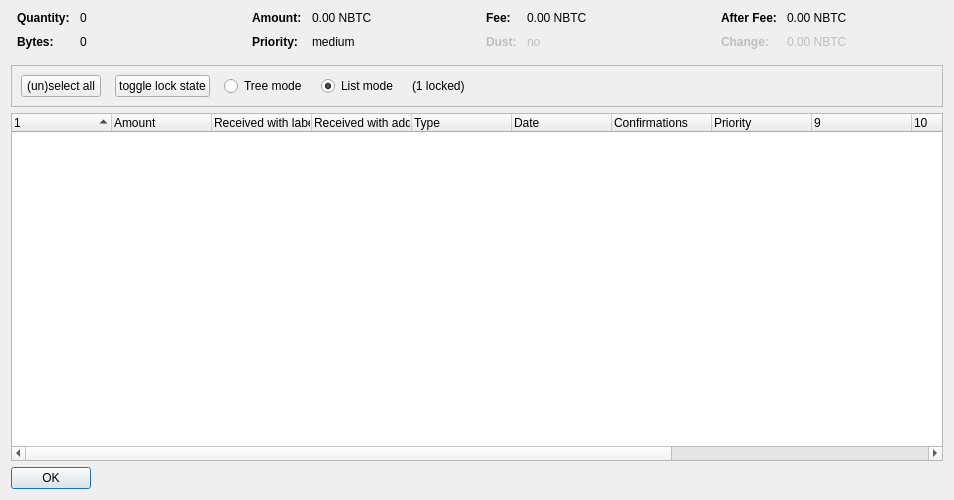
<?xml version="1.0" encoding="UTF-8"?>
<ui version="4.0">
 <class>CoinControlDialog</class>
 <widget class="QDialog" name="CoinControlDialog">
  <property name="geometry">
   <rect>
    <x>0</x>
    <y>0</y>
    <width>954</width>
    <height>500</height>
   </rect>
  </property>
  <property name="windowTitle">
   <string>Coin Selection</string>
  </property>
  <layout class="QVBoxLayout" name="verticalLayout">
   <item>
    <layout class="QHBoxLayout" name="horizontalLayoutTop" stretch="0,0,0,0">
     <property name="topMargin">
      <number>0</number>
     </property>
     <property name="bottomMargin">
      <number>10</number>
     </property>
     <item>
      <layout class="QFormLayout" name="formLayoutCoinControl1">
       <property name="horizontalSpacing">
        <number>10</number>
       </property>
       <property name="verticalSpacing">
        <number>10</number>
       </property>
       <property name="leftMargin">
        <number>6</number>
       </property>
       <property name="rightMargin">
        <number>6</number>
       </property>
       <item row="0" column="0">
        <widget class="QLabel" name="labelCoinControlQuantityText">
         <property name="font">
          <font>
           <weight>75</weight>
           <bold>true</bold>
          </font>
         </property>
         <property name="text">
          <string>Quantity:</string>
         </property>
        </widget>
       </item>
       <item row="0" column="1">
        <widget class="QLabel" name="labelCoinControlQuantity">
         <property name="cursor">
          <cursorShape>IBeamCursor</cursorShape>
         </property>
         <property name="contextMenuPolicy">
          <enum>Qt::ActionsContextMenu</enum>
         </property>
         <property name="text">
          <string notr="true">0</string>
         </property>
         <property name="textInteractionFlags">
          <set>Qt::LinksAccessibleByMouse|Qt::TextSelectableByKeyboard|Qt::TextSelectableByMouse</set>
         </property>
        </widget>
       </item>
       <item row="1" column="0">
        <widget class="QLabel" name="labelCoinControlBytesText">
         <property name="font">
          <font>
           <weight>75</weight>
           <bold>true</bold>
          </font>
         </property>
         <property name="text">
          <string>Bytes:</string>
         </property>
        </widget>
       </item>
       <item row="1" column="1">
        <widget class="QLabel" name="labelCoinControlBytes">
         <property name="cursor">
          <cursorShape>IBeamCursor</cursorShape>
         </property>
         <property name="contextMenuPolicy">
          <enum>Qt::ActionsContextMenu</enum>
         </property>
         <property name="text">
          <string notr="true">0</string>
         </property>
         <property name="textInteractionFlags">
          <set>Qt::LinksAccessibleByMouse|Qt::TextSelectableByKeyboard|Qt::TextSelectableByMouse</set>
         </property>
        </widget>
       </item>
      </layout>
     </item>
     <item>
      <layout class="QFormLayout" name="formLayoutCoinControl2">
       <property name="horizontalSpacing">
        <number>10</number>
       </property>
       <property name="verticalSpacing">
        <number>10</number>
       </property>
       <property name="leftMargin">
        <number>6</number>
       </property>
       <property name="rightMargin">
        <number>6</number>
       </property>
       <item row="0" column="0">
        <widget class="QLabel" name="labelCoinControlAmountText">
         <property name="font">
          <font>
           <weight>75</weight>
           <bold>true</bold>
          </font>
         </property>
         <property name="text">
          <string>Amount:</string>
         </property>
        </widget>
       </item>
       <item row="0" column="1">
        <widget class="QLabel" name="labelCoinControlAmount">
         <property name="cursor">
          <cursorShape>IBeamCursor</cursorShape>
         </property>
         <property name="contextMenuPolicy">
          <enum>Qt::ActionsContextMenu</enum>
         </property>
         <property name="text">
          <string notr="true">0.00 NBTC</string>
         </property>
         <property name="textInteractionFlags">
          <set>Qt::LinksAccessibleByMouse|Qt::TextSelectableByKeyboard|Qt::TextSelectableByMouse</set>
         </property>
        </widget>
       </item>
       <item row="1" column="0">
        <widget class="QLabel" name="labelCoinControlPriorityText">
         <property name="font">
          <font>
           <weight>75</weight>
           <bold>true</bold>
          </font>
         </property>
         <property name="text">
          <string>Priority:</string>
         </property>
        </widget>
       </item>
       <item row="1" column="1">
        <widget class="QLabel" name="labelCoinControlPriority">
         <property name="cursor">
          <cursorShape>IBeamCursor</cursorShape>
         </property>
         <property name="contextMenuPolicy">
          <enum>Qt::ActionsContextMenu</enum>
         </property>
         <property name="text">
          <string>medium</string>
         </property>
         <property name="textInteractionFlags">
          <set>Qt::LinksAccessibleByMouse|Qt::TextSelectableByKeyboard|Qt::TextSelectableByMouse</set>
         </property>
        </widget>
       </item>
      </layout>
     </item>
     <item>
      <layout class="QFormLayout" name="formLayoutCoinControl3">
       <property name="horizontalSpacing">
        <number>10</number>
       </property>
       <property name="verticalSpacing">
        <number>10</number>
       </property>
       <property name="leftMargin">
        <number>6</number>
       </property>
       <property name="rightMargin">
        <number>6</number>
       </property>
       <item row="0" column="0">
        <widget class="QLabel" name="labelCoinControlFeeText">
         <property name="font">
          <font>
           <weight>75</weight>
           <bold>true</bold>
          </font>
         </property>
         <property name="text">
          <string>Fee:</string>
         </property>
        </widget>
       </item>
       <item row="0" column="1">
        <widget class="QLabel" name="labelCoinControlFee">
         <property name="cursor">
          <cursorShape>IBeamCursor</cursorShape>
         </property>
         <property name="contextMenuPolicy">
          <enum>Qt::ActionsContextMenu</enum>
         </property>
         <property name="text">
          <string notr="true">0.00 NBTC</string>
         </property>
         <property name="textInteractionFlags">
          <set>Qt::LinksAccessibleByMouse|Qt::TextSelectableByKeyboard|Qt::TextSelectableByMouse</set>
         </property>
        </widget>
       </item>
       <item row="1" column="0">
        <widget class="QLabel" name="labelCoinControlLowOutputText">
         <property name="enabled">
          <bool>false</bool>
         </property>
         <property name="font">
          <font>
           <weight>75</weight>
           <bold>true</bold>
          </font>
         </property>
         <property name="text">
          <string>Dust:</string>
         </property>
        </widget>
       </item>
       <item row="1" column="1">
        <widget class="QLabel" name="labelCoinControlLowOutput">
         <property name="enabled">
          <bool>false</bool>
         </property>
         <property name="cursor">
          <cursorShape>IBeamCursor</cursorShape>
         </property>
         <property name="contextMenuPolicy">
          <enum>Qt::ActionsContextMenu</enum>
         </property>
         <property name="text">
          <string>no</string>
         </property>
         <property name="textInteractionFlags">
          <set>Qt::LinksAccessibleByMouse|Qt::TextSelectableByKeyboard|Qt::TextSelectableByMouse</set>
         </property>
        </widget>
       </item>
      </layout>
     </item>
     <item>
      <layout class="QFormLayout" name="formLayoutCoinControl4">
       <property name="horizontalSpacing">
        <number>10</number>
       </property>
       <property name="verticalSpacing">
        <number>10</number>
       </property>
       <property name="leftMargin">
        <number>6</number>
       </property>
       <property name="rightMargin">
        <number>6</number>
       </property>
       <item row="0" column="0">
        <widget class="QLabel" name="labelCoinControlAfterFeeText">
         <property name="font">
          <font>
           <weight>75</weight>
           <bold>true</bold>
          </font>
         </property>
         <property name="text">
          <string>After Fee:</string>
         </property>
        </widget>
       </item>
       <item row="0" column="1">
        <widget class="QLabel" name="labelCoinControlAfterFee">
         <property name="cursor">
          <cursorShape>IBeamCursor</cursorShape>
         </property>
         <property name="contextMenuPolicy">
          <enum>Qt::ActionsContextMenu</enum>
         </property>
         <property name="text">
          <string notr="true">0.00 NBTC</string>
         </property>
         <property name="textInteractionFlags">
          <set>Qt::LinksAccessibleByMouse|Qt::TextSelectableByKeyboard|Qt::TextSelectableByMouse</set>
         </property>
        </widget>
       </item>
       <item row="1" column="0">
        <widget class="QLabel" name="labelCoinControlChangeText">
         <property name="enabled">
          <bool>false</bool>
         </property>
         <property name="font">
          <font>
           <weight>75</weight>
           <bold>true</bold>
          </font>
         </property>
         <property name="text">
          <string>Change:</string>
         </property>
        </widget>
       </item>
       <item row="1" column="1">
        <widget class="QLabel" name="labelCoinControlChange">
         <property name="enabled">
          <bool>false</bool>
         </property>
         <property name="cursor">
          <cursorShape>IBeamCursor</cursorShape>
         </property>
         <property name="contextMenuPolicy">
          <enum>Qt::ActionsContextMenu</enum>
         </property>
         <property name="text">
          <string notr="true">0.00 NBTC</string>
         </property>
         <property name="textInteractionFlags">
          <set>Qt::LinksAccessibleByMouse|Qt::TextSelectableByKeyboard|Qt::TextSelectableByMouse</set>
         </property>
        </widget>
       </item>
      </layout>
     </item>
    </layout>
   </item>
   <item>
    <widget class="QFrame" name="frame">
     <property name="minimumSize">
      <size>
       <width>0</width>
       <height>40</height>
      </size>
     </property>
     <property name="frameShape">
      <enum>QFrame::StyledPanel</enum>
     </property>
     <property name="frameShadow">
      <enum>QFrame::Sunken</enum>
     </property>
     <layout class="QHBoxLayout" name="horizontalLayout">
      <item>
       <layout class="QHBoxLayout" name="horizontalLayoutPanel" stretch="0,0,0,0,0,0">
        <property name="spacing">
         <number>14</number>
        </property>
        <item>
         <widget class="QPushButton" name="pushButtonSelectAll">
          <property name="sizePolicy">
           <sizepolicy hsizetype="Maximum" vsizetype="Fixed">
            <horstretch>0</horstretch>
            <verstretch>0</verstretch>
           </sizepolicy>
          </property>
          <property name="text">
           <string>(un)select all</string>
          </property>
          <property name="autoDefault">
           <bool>false</bool>
          </property>
         </widget>
        </item>
        <item>
         <widget class="QPushButton" name="pushButtonToggleLock">
          <property name="sizePolicy">
           <sizepolicy hsizetype="Maximum" vsizetype="Fixed">
            <horstretch>0</horstretch>
            <verstretch>0</verstretch>
           </sizepolicy>
          </property>
          <property name="text">
           <string>toggle lock state</string>
          </property>
          <property name="autoDefault">
           <bool>false</bool>
          </property>
         </widget>
        </item>
        <item>
         <widget class="QRadioButton" name="radioTreeMode">
          <property name="sizePolicy">
           <sizepolicy hsizetype="Maximum" vsizetype="Fixed">
            <horstretch>0</horstretch>
            <verstretch>0</verstretch>
           </sizepolicy>
          </property>
          <property name="text">
           <string>Tree mode</string>
          </property>
         </widget>
        </item>
        <item>
         <widget class="QRadioButton" name="radioListMode">
          <property name="sizePolicy">
           <sizepolicy hsizetype="Maximum" vsizetype="Fixed">
            <horstretch>0</horstretch>
            <verstretch>0</verstretch>
           </sizepolicy>
          </property>
          <property name="text">
           <string>List mode</string>
          </property>
          <property name="checked">
           <bool>true</bool>
          </property>
         </widget>
        </item>
        <item>
         <widget class="QLabel" name="labelLocked">
          <property name="text">
           <string>(1 locked)</string>
          </property>
         </widget>
        </item>
        <item>
         <spacer name="horizontalSpacer">
          <property name="orientation">
           <enum>Qt::Horizontal</enum>
          </property>
          <property name="sizeHint" stdset="0">
           <size>
            <width>40</width>
            <height>20</height>
           </size>
          </property>
         </spacer>
        </item>
       </layout>
      </item>
     </layout>
    </widget>
   </item>
   <item>
    <widget class="CoinControlTreeWidget" name="treeWidget">
     <property name="contextMenuPolicy">
      <enum>Qt::CustomContextMenu</enum>
     </property>
     <property name="sortingEnabled">
      <bool>false</bool>
     </property>
     <property name="columnCount">
      <number>13</number>
     </property>
     <attribute name="headerShowSortIndicator" stdset="0">
      <bool>true</bool>
     </attribute>
     <attribute name="headerStretchLastSection">
      <bool>false</bool>
     </attribute>
     <column>
      <property name="text">
       <string/>
      </property>
     </column>
     <column>
      <property name="text">
       <string>Amount</string>
      </property>
     </column>
     <column>
      <property name="text">
       <string>Received with label</string>
      </property>
     </column>
     <column>
      <property name="text">
       <string>Received with address</string>
      </property>
     </column>
     <column>
      <property name="text">
	<string>Type</string>
      </property>
     </column>
     <column>
      <property name="text">	 
       <string>Date</string>
      </property>
     </column>
     <column>
      <property name="text">
       <string>Confirmations</string>
      </property>
      <property name="toolTip">
       <string>Confirmed</string>
      </property>
     </column>
     <column>
      <property name="text">
       <string>Priority</string>
      </property>
     </column>
     <column>
      <property name="text">
       <string/>
      </property>
     </column>
     <column>
      <property name="text">
       <string/>
      </property>
     </column>
     <column>
      <property name="text">
       <string/>
      </property>
     </column>
     <column>
      <property name="text">
       <string/>
      </property>
     </column>
     <column>
      <property name="text">
       <string/>
      </property>
     </column>
    </widget>
   </item>
   <item>
    <widget class="QDialogButtonBox" name="buttonBox">
     <property name="sizePolicy">
      <sizepolicy hsizetype="Maximum" vsizetype="Fixed">
       <horstretch>0</horstretch>
       <verstretch>0</verstretch>
      </sizepolicy>
     </property>
     <property name="orientation">
      <enum>Qt::Horizontal</enum>
     </property>
     <property name="standardButtons">
      <set>QDialogButtonBox::Ok</set>
     </property>
    </widget>
   </item>
  </layout>
 </widget>
 <customwidgets>
  <customwidget>
   <class>CoinControlTreeWidget</class>
   <extends>QTreeWidget</extends>
   <header>coincontroltreewidget.h</header>
  </customwidget>
 </customwidgets>
 <resources/>
 <connections/>
</ui>
